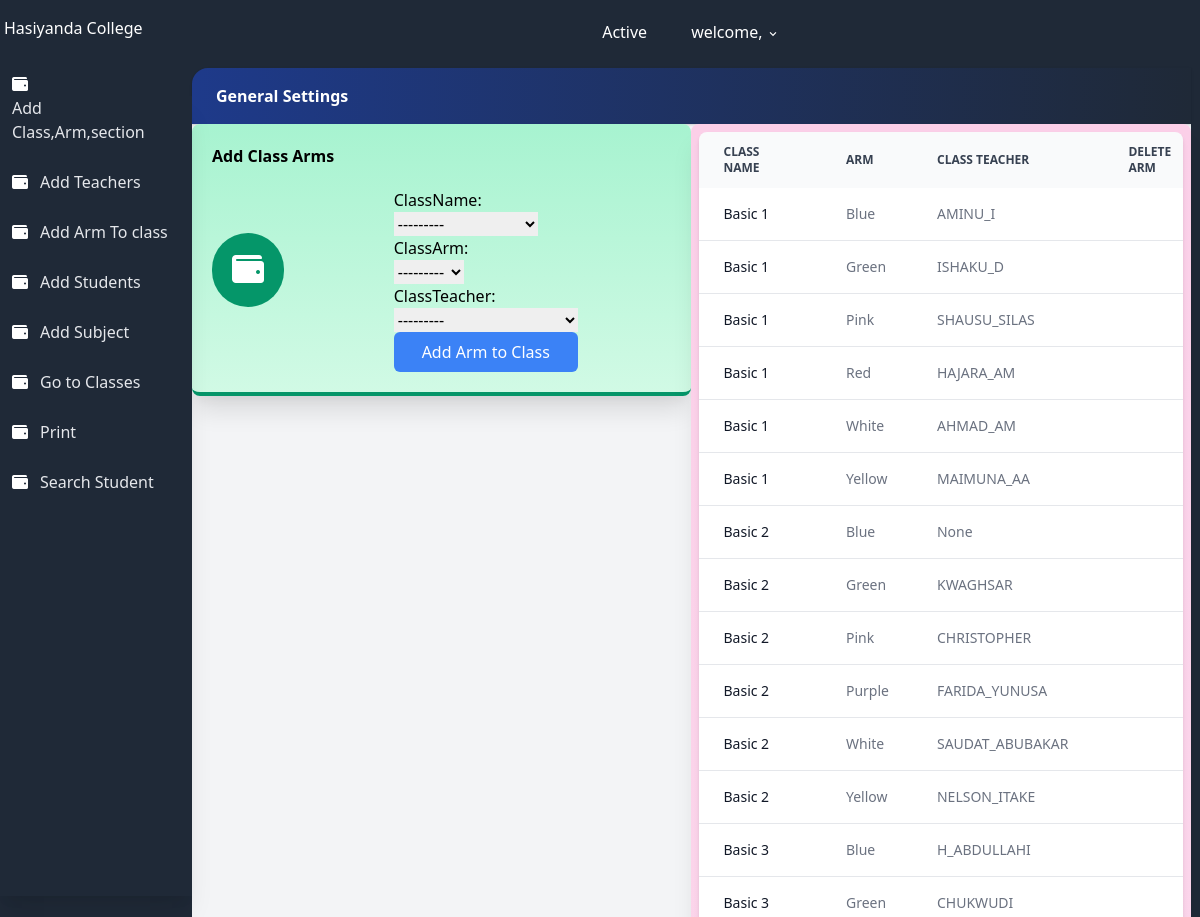
/CreateClassArm/ (upper part), run on an earlier commit of the app's database.
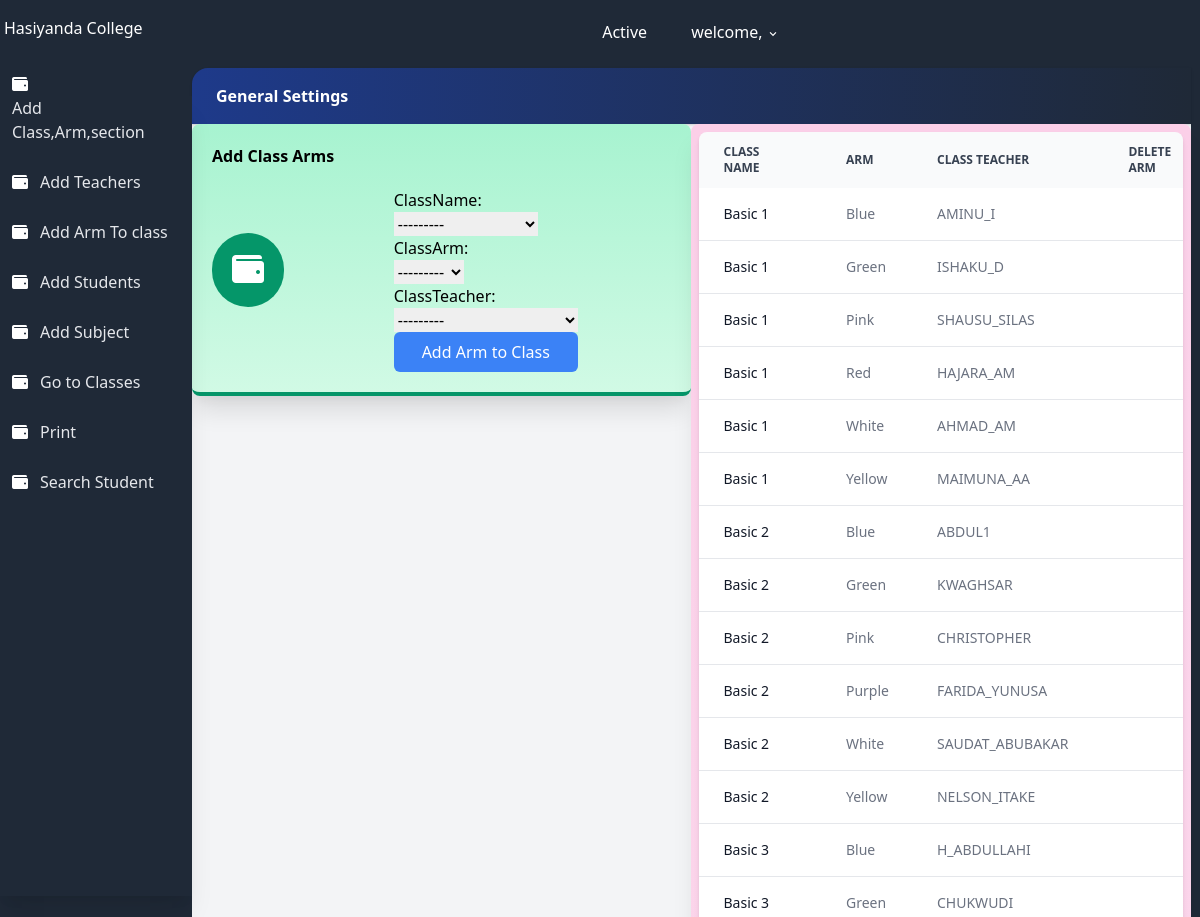
And on a later commit of the database.
### result/models.py (models this page shows, shortened)
class classArmTeacher(models.Model):
    className = models.ForeignKey(all_class, on_delete=models.CASCADE, null=True)
    classArm = models.ForeignKey(classArm, related_name='classArm', on_delete=models.CASCADE, null=True)
    classTeacher = models.ForeignKey(User, on_delete=models.SET_NULL, null=True)
    date = models.DateTimeField(auto_now_add=True)
    class Meta:
        ordering = ['className']

class all_class(models.Model):
    className = models.CharField(max_length=100 , unique=True)
    section = models.ForeignKey(section, on_delete=models.CASCADE, null=True)
    complete = models.BooleanField(default=False)
    date = models.DateTimeField(auto_now_add=True)
    def __str__(self):
        return self.className
    class Meta:
        ordering = ['className']

class classArm(models.Model):
    armName = models.CharField(max_length=100 , unique=True)
    def __str__(self):
        return self.armName
    class Meta:
        ordering = ['armName']

### users/models.py (models this page shows, shortened)
class User(AbstractUser):
    class Role(models.TextChoices):
        ADMIN = 'admin'
        TEACHER = 'teacher'
        STUDENT = 'student'
    base_role = Role.TEACHER
    role = models.CharField(max_length=10, choices= Role.choices , null=True, blank=True)
    section = models.ForeignKey('result.section', on_delete=models.SET_NULL, null=True , blank=True)
    class Meta:
        db_table = 'auth_user'
    def __str__(self):
        return self.username

### result/views.py (the view)
# urls.py: path('CreateClassArm/', CreateClassArm.as_view(), name='CreateClassArm'),
class CreateClassArm(CreateView):
    model = classArmTeacher
    form_class = ClassArmTeacherForm
    template_name = 'result/CreateClassArm.html'
    success_url = reverse_lazy('result:CreateClassArm')
    def get_context_data(self, **kwargs):
        context = super(CreateClassArm, self).get_context_data(**kwargs)
        context['classArms'] = classArmTeacher.objects.all()
        return context

### result/forms.py
class ClassArmTeacherForm(forms.ModelForm):
    class Meta:
        model = classArmTeacher
        fields = ['className', 'classArm', 'classTeacher']

### result/templates/result/CreateClassArm.html (shortened to what the changed rows need)
{% extends 'settingsbase.html' %}
{% load static %}
{% block content %}
                <div class="flex flex-wrap">
                    <div class="w-full md:w-1/2 xl:w-1/3">
                        <div class="bg-gradient-to-b from-green-200 to-green-100 border-b-4 border-green-600 rounded-lg shadow-xl p-5">
                            <h1 class="font-bold">Add Class Arms</h1>
                        </div>
                    </div>
                    <div class="w-full md:w-1/2 xl:w-2/3">
                        <div class="bg-gradient-to-b from-pink-200 to-pink-100 border-b-4 border-pink-500 rounded-lg shadow-xl p-2">
                                <div class="overflow-x-auto relative shadow-md sm:rounded-lg">
                                    <table class="w-full text-sm text-left text-gray-500 dark:text-gray-400">
                                        <thead class="text-xs text-gray-700 uppercase bg-gray-50 dark:bg-gray-700 dark:text-gray-400">
                                            <tr>
                                                <th scope="col" class="py-3 px-6">
                                                    Class Name
                                                </th>
                                                <th scope="col" class="py-3 px-6">
                                                    Arm
                                                </th>
                                                <th scope="col" class="py-3 px-6">
                                                    Class Teacher
                                                </th>
                                                <th scope="col" class="py-3 px-6">
                                                    Delete Arm
                                                </th>
                                            </tr>
                                        </thead>
                                        <tbody>
                                            {% for classArm in classArms %}
                                            <tr class="bg-white border-b dark:bg-gray-800 dark:border-gray-700 hover:bg-gray-50 dark:hover:bg-gray-600">
                                                <th scope="row" class="py-4 px-6 font-medium text-gray-900 whitespace-nowrap dark:text-white">
                                                    {{ classArm.className }}
                                                </th>
                                                <td class="py-4 px-6">
                                                    {{ classArm.classArm }}
                                                </td>
                                                <td class="py-4 px-6">
                                                    {{ classArm.classTeacher }}
                                                </td>
                                                <td class="py-4 px-6">
                                                </td>
                                            </tr>
                                            {% endfor %}
                                        </tbody>
                                    </table>
                                </div>
                        </div>
                    </div>
                </div>
{% endblock %}

What changed in the data, as far as the page shows it:
changed classArmTeacher: classTeacher "None" → "ABDUL1"
